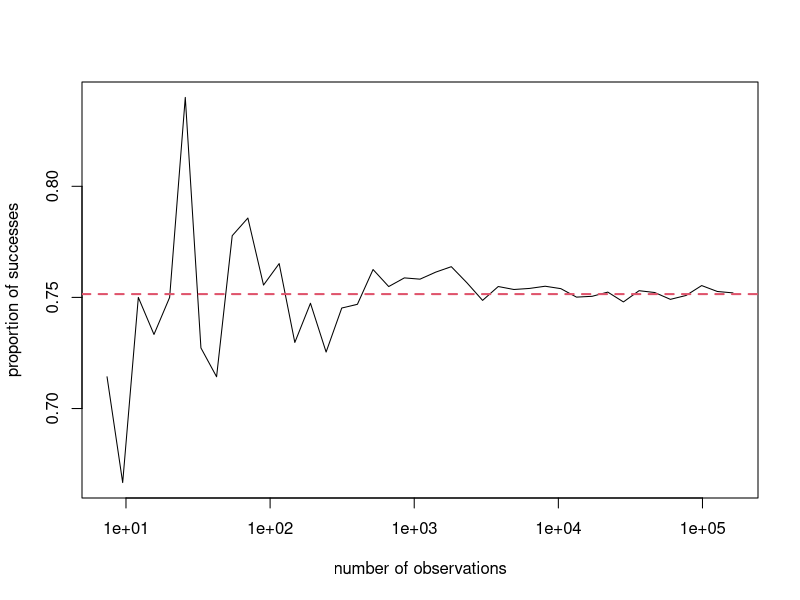

Reproduce this figure in R. (Note: this script raises an error after producing the figure.)
## ---- chunk 1

set.seed(1234567)
sample_size <- 10
min_success <- 6
prob_success <- 0.65

lognobs <- seq(2,12,by=0.25)
n_obs <- exp(lognobs)
obs_prop <- c()
for (n in n_obs) {
   tmp <- rbinom(n, sample_size, prob_success)
   obs_prop <- c(obs_prop, length(which(tmp > 5))/length(tmp))
}
plot(n_obs, obs_prop, 
     xlab="number of observations",
     ylab="proportion of successes",
     log="x", type="l")
abline(h=sum(dbinom(min_success:sample_size,sample_size,0.65)), col=2, lty=2, lwd=2)
# 
# plot(n_obs, obs_prop, 
#      xlab="number of observations",
#      ylab="proportion of successes", type="l")
# abline(h=sum(dbinom(min_success:sample_size,sample_size,0.65)), col=2, lty=2, lwd=2)

## ---- chunk 2

sample_size <- 10
min_success <- 6
prob_success <- 0.65

sum(dbinom(min_success:sample_size,sample_size,prob_success))

## ---- chunk 3

cure_prob <- c(0.7,0.3)
approved_prob <- c(0.4, 0.6)
market_prob <- c(0.1, 0.9)


wheelan_cancer <- data.frame(
   Cure = c(rep("No",700), rep("Yes",300)),
   Approved = c(rep(NA,700), rep("No",120), rep("Yes",180)),
   First2Market = c(rep(NA,820), rep("No", 18), rep("Yes",162)),
   Payout = c(rep(250000,700), rep(0,120), rep(0, 18), rep(25000000,162))
)

wheelan_tree <- rpart(
  Payout ~ ., 
  data = wheelan_cancer, 
  method = "anova"
)
## ---- chunk 4
rpart.plot(wheelan_tree, type = 5)
